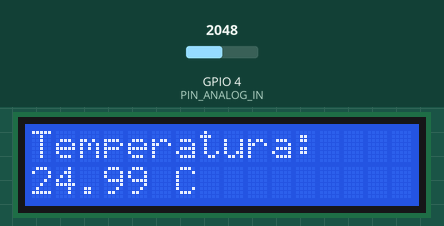
This sketch was run on a simulated ESP32. Parts: 16×2 character LCD. The inputs (shaded band) are chosen by the test bench; at power-on: GPIO 4 (PIN_ANALOG_IN) = 2048. What the sketch prints to the serial monitor is not drawn.

Above: at 1.2 s.
1.3 s: GPIO 4 (PIN_ANALOG_IN) set to 2693
At 2.9 s:
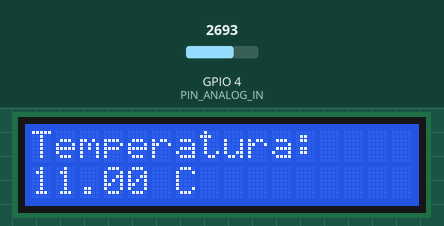
3.5 s: GPIO 4 (PIN_ANALOG_IN) set to 2804
At 4.6 s:
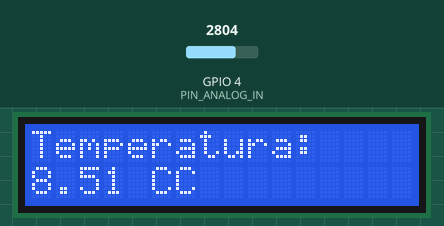
5.5 s: GPIO 4 (PIN_ANALOG_IN) set to 3125
At 7.2 s:
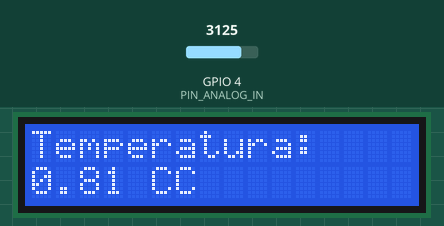
7.5 s: GPIO 4 (PIN_ANALOG_IN) set to 3214
At 9.2 s:
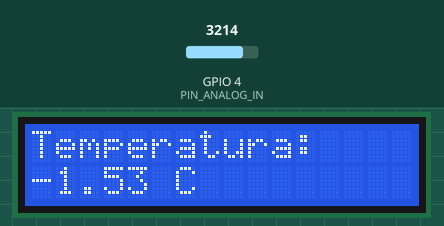
Timing chart, 0 to 10.5 s (numbered marks = the images above; inputs shaded):
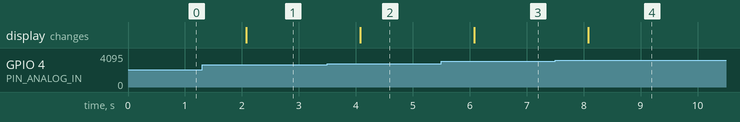

Measured:
- the behaviour switches between 2738 and 2739 on GPIO 4 (PIN_ANALOG_IN) (found by bisection; images 1 and 2)
- the behaviour switches between 3156 and 3157 on GPIO 4 (PIN_ANALOG_IN) (found by bisection; images 3 and 4)
- after the input at 1.3 s, the display: changes after 0.77 s (image 1)
- after the input at 3.5 s, the display: changes after 0.58 s (image 2)
- after the input at 5.5 s, the display: changes after 0.58 s (image 3)
- after the input at 7.5 s, the display: changes after 0.59 s (image 4)

The sketch:

masurare_temp_termistor_esp32_lcd.ino
```cpp
#include<LiquidCrystal.h>
//LiquidCrystal lcd(12, 14, 27 , 26, 25 , 33);
const int rs = 33, en = 25, d4 = 26, d5 = 27, d6 = 14, d7 = 12;
LiquidCrystal lcd(rs, en, d4, d5, d6, d7);
int PIN_ANALOG_IN;

void setup() {
  // put your setup code here, to run once:
  PIN_ANALOG_IN=4;
  lcd.begin(16,2);
  lcd.clear();
  lcd.print("Temperatura:") ;

  lcd.setCursor(0 ,1 );

 // lcd.print("UPB-anxiETTI");
  Serial.begin(115200);
}

void loop() {
  // put your main code here, to run repeatedly:
  int adcValue= analogRead(PIN_ANALOG_IN);
  double voltage = (double)adcValue / 4095.0 *3.3;
  double Rt = 10000 * voltage / (3.3 - voltage);
  double temperature_K = 1 / (1/(273.15+25) + log(Rt/10000)/3950.0  );
  double temperature_C = temperature_K - 273.15;


   Serial.print("ACD value : " );   Serial.print((int)adcValue ); Serial.print("\t " );
  Serial.print("Rt : " );   Serial.print((double)Rt ); Serial.print("ohmi\t " );
  Serial.print("Voltage : " );   Serial.print((double)voltage ); Serial.print("V\t " );
  Serial.print("Temperature : " );   Serial.print((double)temperature_C ); Serial.print("C\t " );
  Serial.print("\n " );
   lcd.setCursor(0 ,1 );
   lcd.print((double)temperature_C) ;
   lcd.print(" C") ;
  delay(1000);


}
```
